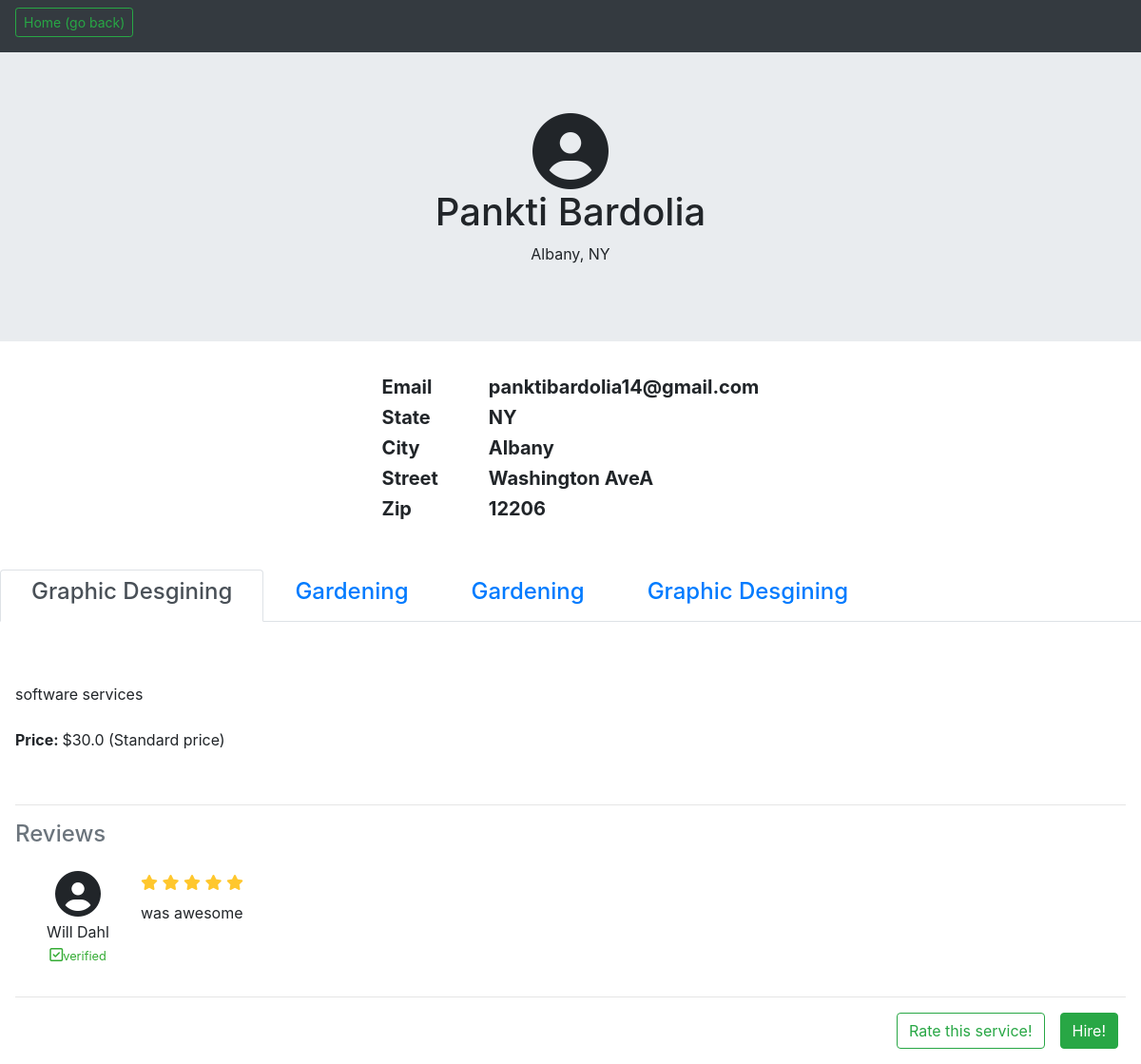
The page /RateMyServices/professional_profile/3/ on the database its author committed.
### RateMyServices/models.py (models this page shows, shortened)
class ProfessionalUser(models.Model):
	generalUserID = models.ForeignKey(User, on_delete=models.CASCADE)
	title = models.CharField(max_length=30, default='')
	description = models.CharField(max_length=200, default='')
	avg_rating = models.FloatField(default=0.0)

class Service(models.Model):
	service = models.CharField(max_length=30)
	provider = models.ForeignKey(ProfessionalUser, on_delete=models.CASCADE)
	rate = models.FloatField()
	avg_rating = models.FloatField(default=0.0)
	description = models.CharField(max_length=200, default='')
	isHour = models.BooleanField(default=False)

class Rating(models.Model):
	rater = models.ForeignKey(User, on_delete=models.CASCADE)
	provider = models.ForeignKey(ProfessionalUser, on_delete=models.CASCADE)
	service = models.ForeignKey(Service, on_delete=models.CASCADE, default=None)
	rating = models.IntegerField()
	description = models.CharField(max_length=200)
	verified = models.BooleanField(default=False)

### accounts/models.py (models this page shows, shortened)
class User(AbstractBaseUser):
    email   = models.EmailField(max_length=255,unique=True)
    active  = models.BooleanField(default=True)
    staff   = models.BooleanField(default=False) # a admin user; non super-user
    admin   = models.BooleanField(default=False) # a superuser
    first_name  = models.CharField(max_length=30,null=True,blank=False)
    last_name   = models.CharField(max_length=30,null=True,blank=False)
    professional = models.BooleanField(default=False)
    state       = models.CharField(max_length=30,null=True,blank=False)
    city        = models.CharField(max_length=30,null=True,blank=False)
    zips        = models.CharField(max_length=5,null=True,blank=False)
    street      = models.CharField(max_length=100,null=True,blank=False)
    phone       = models.CharField(max_length=12,null=True,blank=False)
    profile_image = models.ImageField(upload_to='profile_pics/', blank=True)
    USERNAME_FIELD = 'email'
    REQUIRED_FIELDS = ['first_name','last_name'] # Email & Password are required by default.
    objects = UserManager()

### RateMyServices/views.py (the view)
# urls.py: path('professional_profile/<int:professionaluser_id>/', views.professional_profile, name='professional_profile'),
def professional_profile(request, professionaluser_id, editable=False):
	pUser = get_object_or_404(ProfessionalUser, id=professionaluser_id)
	nonEmptyReviewList = [] #a collection of nonempty review list for the professional user
	for i in pUser.service_set.all():
		tempList =[] #a list of nonempty review object for a single service
		for j in i.rating_set.exclude(description=''):
			tempList.append(j)
		nonEmptyReviewList.append(tempList)
	finalList = zip(pUser.service_set.all(),nonEmptyReviewList)
	context = {
		'pUser': pUser,
		'editable': editable,
		'serviceWithReviews': finalList,
	}
	return render(request, 'RateMyServices/professional_profile.html', context)

### RateMyServices/templates/RateMyServices/professional_profile.html (shortened to what this page needs)
<!DOCTYPE html>
<html>
	<head>
		{% load static %}
		<link rel="stylesheet" href="https://stackpath.bootstrapcdn.com/bootstrap/4.3.1/css/bootstrap.min.css">
        <link rel="stylesheet" type="text/css" href="{% static 'RateMyServices/css/style.css' %}">
		<link rel="stylesheet" type="text/css" href="{% static 'RateMyServices/css/general_profile.css' %}">
		<link rel="stylesheet" type="text/css" href="{% static 'RateMyServices/css/rating.css' %}">
	</head>
	<body>
		<div class="navbar navbar-expand-md navbar-dark bg-dark sticky-top ">
			<h6><a href="/" class="btn btn-outline-success btn-sm text-docration-none">Home (go back)</a></h6>
		</div>
		<div class="jumbotron jumbotron-fluid text-center">
			{% if pUser.generalUserID.profile_image %}
            <div class="rounded-circle mx-auto" style="background: url({{pUser.generalUserID.profile_image.url}}) no-repeat; height: 200px; width: 200px; background-size: cover; background-position: center;"></div>
			{% else %}
			<div>
				<i class="fa fa-user-circle fa-5x"></i>
			</div>
			{% endif %}
			<h1>{{ pUser.generalUserID.first_name }} {{ pUser.generalUserID.last_name }}</h1>
			<p>{{ pUser.generalUserID.city }}, {{ pUser.generalUserID.state }}</p>
		</div>
		<div id="userInformation" class="carousel" data-interval="false">
                <div class="carousel-inner">
					<div class="carousel-item active">
						<div style="align-content: center">
							<table cellspacing="20" align="center" style="font-size: 20px">
								<tr>
									<th>Email</th>
									<th>{{ pUser.generalUserID.email }}</th>
								</tr>
								<tr style="padding: 30px">
									<th style="padding-right: 60px">State</th>
									<th>{{ pUser.generalUserID.state }}</th>
								</tr>
								<tr style="padding: 30px">
									<th>City</th>
									<th>{{ pUser.generalUserID.city }}</th>
								</tr>
								<tr style="padding: 30px">
									<th>Street</th>
									<th>{{ pUser.generalUserID.street }}</th>
								</tr>
								<tr style="padding: 30px">
									<th>Zip</th>
									<th>{{ pUser.generalUserID.zips }}</th>
								</tr>
							</table>
						</div>
					</div>
                </div>
			</div>
		<div class="mt-5">
			{% include "RateMyServices/pp_service_block.html" %}
		</div>
	</body>
</html>

### RateMyServices/templates/RateMyServices/pp_service_block.html (shortened to what this page needs)
<nav>
    <div class="nav nav-tabs" id="nav-tab" role="tablist">
    {% for i in pUser.service_set.all %}
        <a class="nav-item nav-link {% if not forloop.counter0 %} active {% endif %}"
            id="nav-{{forloop.counter0}}-tab" href="#nav-{{forloop.counter0}}" data-toggle="tab" role="tab" aria-controls="nav-{{forloop.counter0}}"
            aria-selected="{% if not forloop.counter0 %}true {% else %} false {% endif %}"
            ><h4 class="px-3">{{i.service}}</h4>
        </a>
    {% endfor %}
    </div>
</nav>
<div class="tab-content" id="nav-tabContent">
    {% for i in serviceWithReviews %}
        <div class="tab-pane fade {% if not forloop.counter0 %}show active{% endif %} p-3"
            id="nav-{{forloop.counter0}}" role="tabpanel" aria-labelledby="nav-{{forloop.counter0}}-tab">
            <div class="py-4 d-flex ">
                <div class="d-flex flex-column">
                    <p class="my-auto py-4">{{i.0.description}}</p>
                    <p class="mt-auto"> <strong> Price: </strong>${{i.0.rate}} {% if i.0.isHour %} /hr {% else %} (Standard price) {% endif %}</p>
                </div>
            </div>
            <hr>
            <h4 class="text-muted">Reviews</h4>
            {% if i.1|length %}
                {% for j in i.1 %}
                    <div class="media p-3">
                        <div class="d-flex flex-column" style="width: 100px;">
                            <div class="mx-auto"><i class="fa fa-user-circle fa-3x"></i></div>
                            <p class="text-center mt-1 mb-0">{{j.rater.first_name}} {{j.rater.last_name}}</p>
                            {% if j.verified %}
                            <span class="mx-auto" style="color: rgb(53, 172, 53);">
                                <p class="my-auto"><i class="fa fa-check-square-o"></i><small>verified</small></p>
                            </span>
                            {% endif %}
                        </div>
                        <div class="media-body pl-3">
                            {% with range=''|center:j.rating  %}
                            {% for q in range %}
                            <i class="fa fa-star" style="color: #ffc72d;"></i>
                            {% endfor %}
                            {% endwith %}
                            <p class="mt-2">{{j.description}}</p>
                        </div>
                    </div>
                    <hr>
                {% endfor %}
            {% else %}
                <div class="p-3">
                    <p>There is no comment yet. Do you want to write a review?</p>
                </div>
            {% endif %}
            {% if request.user.id != pUser.generalUserID.id%}
            <div class="d-flex float-right pb-3">
                <button type="button" class="btn btn-outline-success mx-2" data-toggle="modal" data-target="#giverateModal{{forloop.counter0}}">Rate this service!</button>
                <button type="button" class="btn btn-success mx-2" data-toggle="modal" data-target="#hireModal{{forloop.counter0}}">Hire!</button>
            </div>
            {% endif %}
        </div>
    {% endfor %}
</div>

### rows shown on the page
ProfessionalUser: generalUserID.first_name "Pankti", generalUserID.last_name "Bardolia", generalUserID.city "Albany", generalUserID.state "NY", generalUserID.email "panktibardolia14@gmail.com", generalUserID.street "Washington AveA", generalUserID.zips "12206"
Service: service "Graphic Desgining", description "software services", rate "30.0", isHour "(Standard price)"
Service: service "Gardening"
Service: service "Gardening"
Service: service "Graphic Desgining"
Rating: rater.first_name "Will", rater.last_name "Dahl", verified True (drawn), rating 5 (drawn), description "was awesome"
